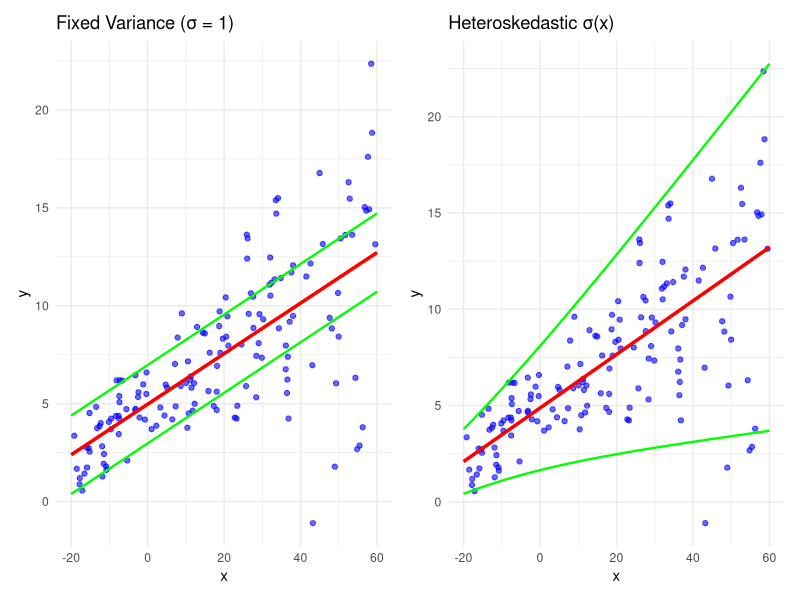

Write R code to recreate this figure.
library(patchwork)
library(tidyverse)

# -----------------------------
# 1. Data
# -----------------------------
set.seed(43)

w0 <- 0.125
b0 <- 5.0
x_range <- c(-20, 60)

s_fun <- function(x) {
  g <- (x - x_range[1]) / (x_range[2] - x_range[1])
  3 * (0.25 + g^2)
}

load_dataset <- function(n = 150, n_tst = 150) {

  x <- runif(n, x_range[1], x_range[2])
  eps <- rnorm(n) * s_fun(x)
  y <- (w0 * x * (1 + sin(x)) + b0) + eps

  x_tst <- seq(
    x_range[1],
    x_range[2],
    length.out = n_tst
  )

  list(
    df = tibble(x = x, y = y),
    grid = tibble(x = x_tst)
  )
}

dat <- load_dataset()
df <- dat$df
grid <- dat$grid

# -----------------------------
# 2. Fixed variance model
# -----------------------------
nll_fixed <- function(par, x, y) {
  b <- par[1]
  w <- par[2]

  mu <- b + w * x

  -sum(dnorm(y, mean = mu, sd = 1, log = TRUE))
}

res_fixed <- optim(
  par = c(0, 0),
  fn = nll_fixed,
  x = df$x,
  y = df$y,
  method = "BFGS"
)

b_hat_f <- res_fixed$par[1]
w_hat_f <- res_fixed$par[2]

grid_fixed <- grid |>
  mutate(
    mu = b_hat_f + w_hat_f * x,
    sd = 1,
    upper = mu + 2 * sd,
    lower = mu - 2 * sd
  )

# -----------------------------
# 3. Heteroskedastic model
# -----------------------------
softplus <- function(z) log1p(exp(z))

nll_hetero <- function(par, x, y) {
  b  <- par[1]
  w  <- par[2]
  bp <- par[3]
  wp <- par[4]

  mu <- b + w * x
  sigma <- 1e-3 + softplus(0.05 * bp + wp * x)

  -sum(dnorm(y, mean = mu, sd = sigma, log = TRUE))
}

res_hetero <- optim(
  par = rep(0, 4),
  fn = nll_hetero,
  x = df$x,
  y = df$y,
  method = "BFGS"
)

b_hat  <- res_hetero$par[1]
w_hat  <- res_hetero$par[2]
bp_hat <- res_hetero$par[3]
wp_hat <- res_hetero$par[4]

grid_hetero <- grid |>
  mutate(
    mu = b_hat + w_hat * x,
    sd = 1e-3 + softplus(0.05 * bp_hat + wp_hat * x),
    upper = mu + 2 * sd,
    lower = mu - 2 * sd
  )

# -----------------------------
# 4. Plot
# -----------------------------
# -----------------------------
# Fixed variance plot
# -----------------------------
p_fixed <- ggplot() +
  geom_point(data = df, aes(x, y), color = "blue", alpha = 0.6) +
  geom_line(data = grid_fixed, aes(x, mu), color = "red", linewidth = 1.2) +
  geom_line(data = grid_fixed, aes(x, upper), color = "green", linewidth = 0.8) +
  geom_line(data = grid_fixed, aes(x, lower), color = "green", linewidth = 0.8) +
  labs(
    title = "Fixed Variance (σ = 1)",
    x = "x",
    y = "y"
  ) +
  theme_minimal()

# -----------------------------
# Heteroskedastic plot
# -----------------------------
p_hetero <- ggplot() +
  geom_point(data = df, aes(x, y), color = "blue", alpha = 0.6) +
  geom_line(data = grid_hetero, aes(x, mu), color = "red", linewidth = 1.2) +
  geom_line(data = grid_hetero, aes(x, upper), color = "green", linewidth = 0.8) +
  geom_line(data = grid_hetero, aes(x, lower), color = "green", linewidth = 0.8) +
  labs(
    title = "Heteroskedastic σ(x)",
    x = "x",
    y = "y"
  ) +
  theme_minimal()

# -----------------------------
# Combine side-by-side
# -----------------------------
p_fixed | p_hetero
